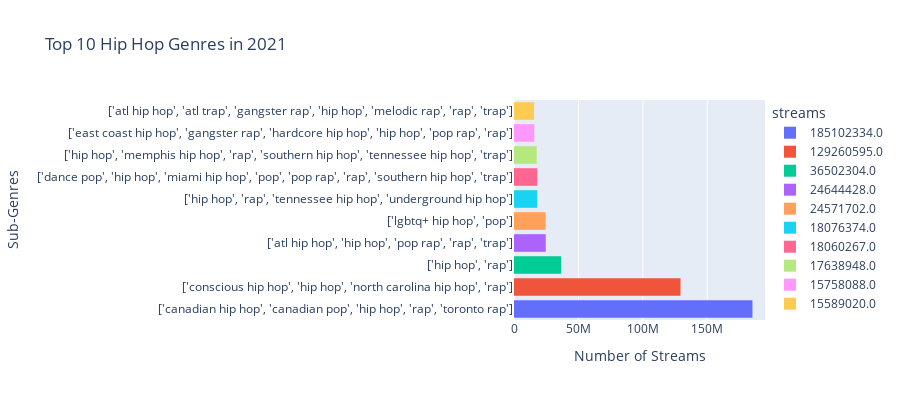

Notebook code for this chart:
### Code cell
df =categorical_genre.loc[categorical_genre['split_genres']=='hip hop'].groupby('genres').agg('sum').sort_values('streams',ascending=False).head(10).reset_index()
fig=px.histogram(df, x='streams', y='genres', hover_data=['genres'],color = 'streams', 
             height=400, orientation = 'h',title='Top 10 Hip Hop Genres in 2021')
fig.update_xaxes(title_text="Number of Streams")
fig.update_yaxes(title_text="Sub-Genres")

### Figure 1 — Plotly figure (JSON) as saved in the notebook; plotly's stock layout.template omitted (floating-point values rounded to 4 significant figures)
{"data": [{"alignmentgroup": "True", "bingroup": "y", "histfunc": "sum", "hovertemplate": "streams=185102334.0<br>sum of streams=%{x}<br>genres=%{y}<extra></extra>", "legendgroup": "185102334.0", "marker": {"color": "#636efa"}, "name": "185102334.0", "offsetgroup": "185102334.0", "orientation": "h", "showlegend": true, "type": "histogram", "x": [185102334], "xaxis": "x", "y": ["['canadian hip hop', 'canadian pop', 'hip hop', 'rap', 'toronto rap']"], "yaxis": "y"}, {"alignmentgroup": "True", "bingroup": "y", "histfunc": "sum", "hovertemplate": "streams=129260595.0<br>sum of streams=%{x}<br>genres=%{y}<extra></extra>", "legendgroup": "129260595.0", "marker": {"color": "#EF553B"}, "name": "129260595.0", "offsetgroup": "129260595.0", "orientation": "h", "showlegend": true, "type": "histogram", "x": [129260595], "xaxis": "x", "y": ["['conscious hip hop', 'hip hop', 'north carolina hip hop', 'rap']"], "yaxis": "y"}, {"alignmentgroup": "True", "bingroup": "y", "histfunc": "sum", "hovertemplate": "streams=36502304.0<br>sum of streams=%{x}<br>genres=%{y}<extra></extra>", "legendgroup": "36502304.0", "marker": {"color": "#00cc96"}, "name": "36502304.0", "offsetgroup": "36502304.0", "orientation": "h", "showlegend": true, "type": "histogram", "x": [36502304], "xaxis": "x", "y": ["['hip hop', 'rap']"], "yaxis": "y"}, {"alignmentgroup": "True", "bingroup": "y", "histfunc": "sum", "hovertemplate": "streams=24644428.0<br>sum of streams=%{x}<br>genres=%{y}<extra></extra>", "legendgroup": "24644428.0", "marker": {"color": "#ab63fa"}, "name": "24644428.0", "offsetgroup": "24644428.0", "orientation": "h", "showlegend": true, "type": "histogram", "x": [24644428], "xaxis": "x", "y": ["['atl hip hop', 'hip hop', 'pop rap', 'rap', 'trap']"], "yaxis": "y"}, {"alignmentgroup": "True", "bingroup": "y", "histfunc": "sum", "hovertemplate": "streams=24571702.0<br>sum of streams=%{x}<br>genres=%{y}<extra></extra>", "legendgroup": "24571702.0", "marker": {"color": "#FFA15A"}, "name": "24571702.0", "offsetgroup": "24571702.0", "orientation": "h", "showlegend": true, "type": "histogram", "x": [24571702], "xaxis": "x", "y": ["['lgbtq+ hip hop', 'pop']"], "yaxis": "y"}, {"alignmentgroup": "True", "bingroup": "y", "histfunc": "sum", "hovertemplate": "streams=18076374.0<br>sum of streams=%{x}<br>genres=%{y}<extra></extra>", "legendgroup": "18076374.0", "marker": {"color": "#19d3f3"}, "name": "18076374.0", "offsetgroup": "18076374.0", "orientation": "h", "showlegend": true, "type": "histogram", "x": [18076374], "xaxis": "x", "y": ["['hip hop', 'rap', 'tennessee hip hop', 'underground hip hop']"], "yaxis": "y"}, {"alignmentgroup": "True", "bingroup": "y", "histfunc": "sum", "hovertemplate": "streams=18060267.0<br>sum of streams=%{x}<br>genres=%{y}<extra></extra>", "legendgroup": "18060267.0", "marker": {"color": "#FF6692"}, "name": "18060267.0", "offsetgroup": "18060267.0", "orientation": "h", "showlegend": true, "type": "histogram", "x": [18060267], "xaxis": "x", "y": ["['dance pop', 'hip hop', 'miami hip hop', 'pop', 'pop rap', 'rap', 'southern hip hop', 'trap']"], "yaxis": "y"}, {"alignmentgroup": "True", "bingroup": "y", "histfunc": "sum", "hovertemplate": "streams=17638948.0<br>sum of streams=%{x}<br>genres=%{y}<extra></extra>", "legendgroup": "17638948.0", "marker": {"color": "#B6E880"}, "name": "17638948.0", "offsetgroup": "17638948.0", "orientation": "h", "showlegend": true, "type": "histogram", "x": [17638948], "xaxis": "x", "y": ["['hip hop', 'memphis hip hop', 'rap', 'southern hip hop', 'tennessee hip hop', 'trap']"], "yaxis": "y"}, {"alignmentgroup": "True", "bingroup": "y", "histfunc": "sum", "hovertemplate": "streams=15758088.0<br>sum of streams=%{x}<br>genres=%{y}<extra></extra>", "legendgroup": "15758088.0", "marker": {"color": "#FF97FF"}, "name": "15758088.0", "offsetgroup": "15758088.0", "orientation": "h", "showlegend": true, "type": "histogram", "x": [15758088], "xaxis": "x", "y": ["['east coast hip hop', 'gangster rap', 'hardcore hip hop', 'hip hop', 'pop rap', 'rap']"], "yaxis": "y"}, {"alignmentgroup": "True", "bingroup": "y", "histfunc": "sum", "hovertemplate": "streams=15589020.0<br>sum of streams=%{x}<br>genres=%{y}<extra></extra>", "legendgroup": "15589020.0", "marker": {"color": "#FECB52"}, "name": "15589020.0", "offsetgroup": "15589020.0", "orientation": "h", "showlegend": true, "type": "histogram", "x": [15589020], "xaxis": "x", "y": ["['atl hip hop', 'atl trap', 'gangster rap', 'hip hop', 'melodic rap', 'rap', 'trap']"], "yaxis": "y"}], "layout": {"barmode": "relative", "height": 400, "legend": {"title": {"text": "streams"}, "tracegroupgap": 0}, "title": {"text": "Top 10 Hip Hop Genres in 2021"}, "xaxis": {"anchor": "y", "categoryarray": [185102334, 129260595, 36502304, 24644428, 24571702, 18076374, 18060267, 17638948, 15758088, 15589020], "categoryorder": "array", "domain": [0, 1], "title": {"text": "Number of Streams"}}, "yaxis": {"anchor": "x", "domain": [0, 1], "title": {"text": "Sub-Genres"}}}}
